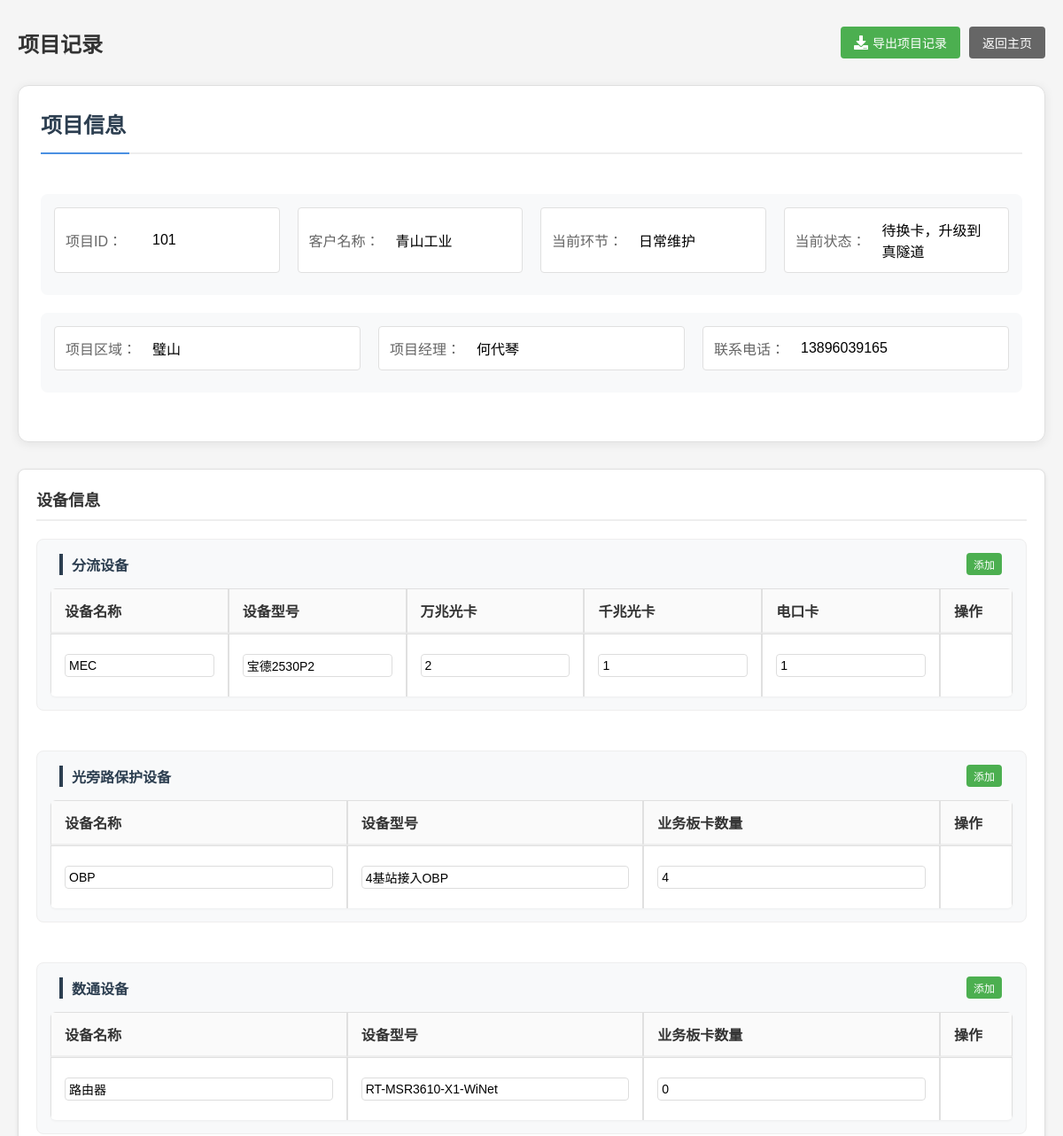
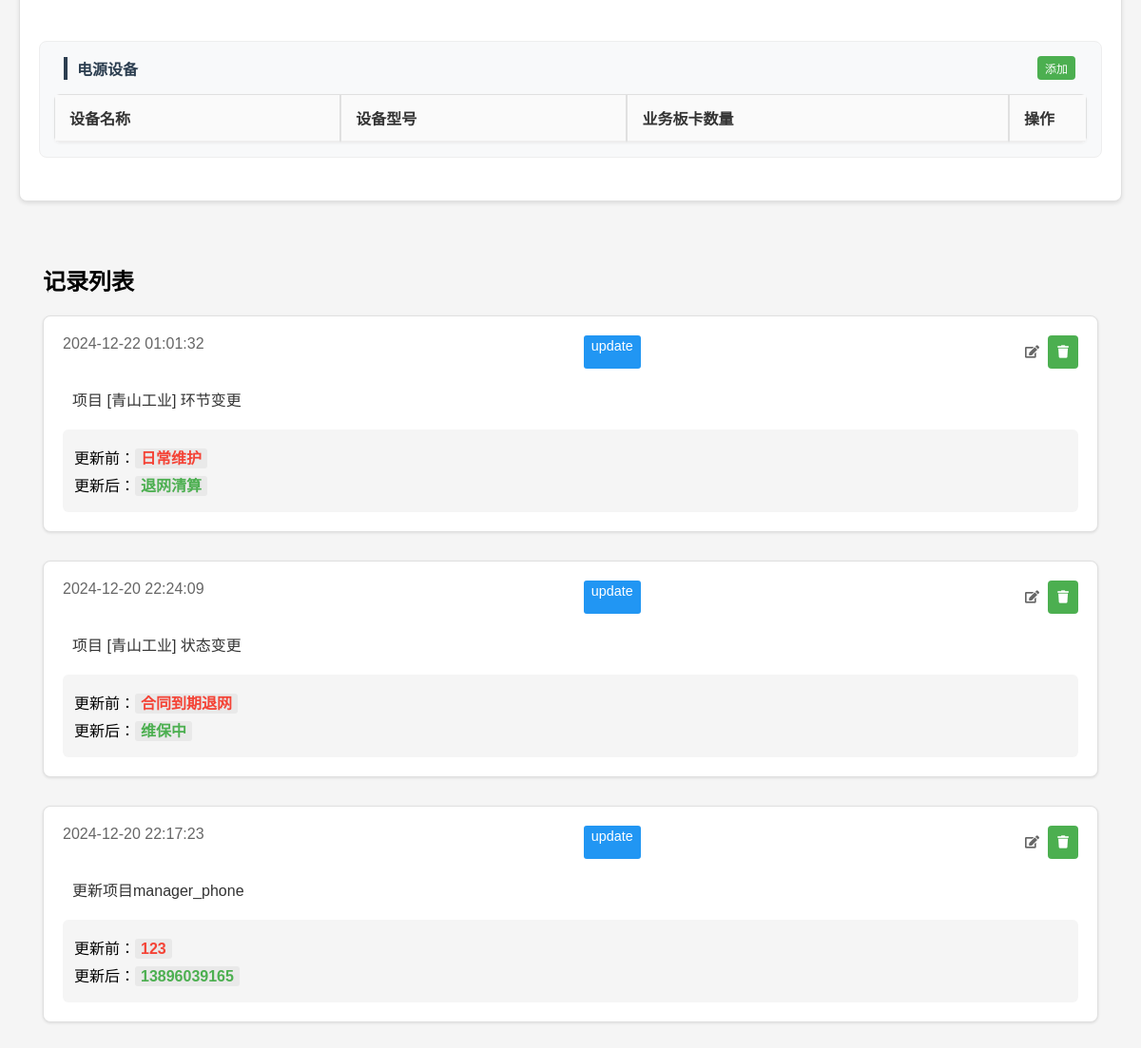
/project_history?project_id=101, run on the app's committed database (2 pictures, top to bottom).
### tables this page shows
CREATE TABLE projects (
                id INTEGER PRIMARY KEY,
                client_name TEXT NOT NULL,
                stage TEXT,
                status TEXT,
                created_at TIMESTAMP,
                last_updated TIMESTAMP,
                notes TEXT,
                state TEXT,
                is_active INTEGER
            , area TEXT, manager TEXT, manager_phone TEXT);

CREATE TABLE devices (
                id INTEGER PRIMARY KEY AUTOINCREMENT,
                project_id INTEGER NOT NULL,
                device_type TEXT NOT NULL,  -- 设备类型：分流设备/光旁路保护设备/数通设备/电源设备
                device_name TEXT NOT NULL,  -- 设备名称
                model TEXT NOT NULL,        -- 设备型号
                mec_10g INTEGER,           -- 万兆光卡数量（仅分流设备）
                ge_optical INTEGER,        -- 千兆光卡数量（仅分流设备）
                electrical INTEGER,        -- 电口卡数量（仅分流设备）
                card_quantity INTEGER,     -- 业务板卡数量（非分流设备）
                created_at TIMESTAMP DEFAULT CURRENT_TIMESTAMP,
                FOREIGN KEY (project_id) REFERENCES projects(id) ON DELETE CASCADE
            );

CREATE TABLE project_history (
                id INTEGER PRIMARY KEY AUTOINCREMENT,
                project_id INTEGER,
                change_type TEXT,
                change_time TIMESTAMP,
                old_value TEXT,
                new_value TEXT,
                description TEXT,
                FOREIGN KEY (project_id) REFERENCES projects (id)
            );

### app.py (the view)
@app.route('/project_history')
def project_history():
    project_id = request.args.get('project_id')
    if not project_id:
        flash('请提供项目ID')
        return redirect(url_for('index'))
    history = manager.get_project_history(project_id=project_id)
    if not history:
        history = []
    project = manager.get_project(project_id)
    if not project:
        flash('项目不存在')
        return redirect(url_for('index'))
    devices = manager.get_project_devices(project_id)
    return render_template('history.html',
                         history=history,
                         project=project,
                         devices=devices)

### app.py (called while the page is built)
@app.template_filter('datetime')
def format_datetime(value):
    if isinstance(value, str):
        value = datetime.fromisoformat(value)
    return value.strftime('%Y-%m-%d %H:%M:%S')

### models.py (called while the page is built)
    def get_cursor(self):
        if not hasattr(self.local, 'cursor'):
            self.local.conn = sqlite3.connect('work_management.db', check_same_thread=False)
            self.local.cursor = self.local.conn.cursor()
        return self.local.cursor

    @property
    def cursor(self):
        return self.get_cursor()

### work_manager.py (called while the page is built, shortened)
    def get_project(self, project_id):
        project = self.db.cursor.execute('''
            SELECT id, client_name, stage, status, created_at, last_updated,
                   notes, state, is_active, area, manager, manager_phone
            FROM projects
            WHERE id = ?
        ''', (project_id,)).fetchone()
        if project:
            return {
                'id': project[0],
                'client_name': project[1],
                'stage': project[2],
                'status': project[3],
                'created_at': project[4],
                'last_updated': project[5],
                'notes': project[6],
                'state': project[7],
                'is_active': project[8],
                'area': project[9],
                'manager': project[10],
                'manager_phone': project[11]
            }
        return None

    def get_project_history(self, project_id=None, client_name=None):
        if project_id:
            return self.db.cursor.execute('''
                SELECT
                    h.id,
                    h.project_id,
                    h.change_type,
                    h.change_time,
                    h.old_value,
                    h.new_value,
                    h.description,
                    p.client_name
                FROM project_history h
                JOIN projects p ON h.project_id = p.id
                WHERE h.project_id = ?
                ORDER BY h.change_time DESC
            ''', (project_id,)).fetchall()

### templates/history.html (shortened to what this page needs)
<!DOCTYPE html>
<html>
<head>
    <link rel="stylesheet" href="{{ url_for('static', filename='style.css') }}">
    <link rel="stylesheet" href="https://cdnjs.cloudflare.com/ajax/libs/font-awesome/5.15.4/css/all.min.css">
</head>
<body>
    <div class="container">
        <div class="header-section">
            <h1>项目记录</h1>
            <div class="header-actions">
                <button onclick="exportProjectRecord()" class="export-btn">
                    <i class="fas fa-download"></i> 导出项目记录
                </button>
                <a href="{{ url_for('index') }}" class="back-btn">返回主页</a>
            </div>
        </div>
        {% if project %}
        <div class="project-info">
            <h2>项目信息</h2>
            <div class="project-details">
                <div class="info-group">
                    <div class="info-row">
                        <div class="info-item">
                            <label>项目ID：</label>
                            <span class="info-text" onclick="makeEditable(this, 'id', 'number')">{{ project.id }}</span>
                        </div>
                        <div class="info-item">
                            <label>客户名称：</label>
                            <span class="info-text" onclick="makeEditable(this, 'client_name', 'text')">{{ project.client_name }}</span>
                        </div>
                        <div class="info-item">
                            <label>当前环节：</label>
                            <span class="info-text" onclick="makeEditable(this, 'stage', 'select')">{{ project.stage }}</span>
                        </div>
                        <div class="info-item">
                            <label>当前状态：</label>
                            <span class="info-text" onclick="makeEditable(this, 'status', 'text')">{{ project.status }}</span>
                        </div>
                    </div>
                    <div class="info-row">
                        <div class="info-item">
                            <label>项目区域：</label>
                            <span class="info-text" onclick="makeEditable(this, 'area', 'text')">{{ project.area }}</span>
                        </div>
                        <div class="info-item">
                            <label>项目经理：</label>
                            <span class="info-text" onclick="makeEditable(this, 'manager', 'text')">{{ project.manager }}</span>
                        </div>
                        <div class="info-item">
                            <label>联系电话：</label>
                            <span class="info-text" onclick="makeEditable(this, 'manager_phone', 'text')">{{ project.manager_phone }}</span>
                        </div>
                    </div>
                </div>
            </div>
        </div>
        {% endif %}
        <div class="device-config-section">
            <h4 class="device-config-title">设备信息</h4>
            <div class="device-tables">
                <div class="device-table">
                    <div class="device-header">
                        <h5>分流设备</h5>
                        <button onclick="addDevice('分流设备')" class="add-btn">添加</button>
                    </div>
                    <table>
                        <thead>
                            <tr>
                                <th>设备名称</th>
                                <th>设备型号</th>
                                <th>万兆光卡</th>
                                <th>千兆光卡</th>
                                <th>电口卡</th>
                                <th>操作</th>
                            </tr>
                        </thead>
                        <tbody>
                            {% for device in devices %}
                            {% if device.type == '分流设备' %}
                            <tr data-id="{{ device.id }}">
                                <td><input type="text" class="device-input" value="{{ device.name }}" data-field="name"></td>
                                <td><input type="text" class="device-input" value="{{ device.model }}" data-field="model"></td>
                                <td><input type="number" class="device-input" value="{{ device.cards.mec_10g }}" data-field="mec_10g"></td>
                                <td><input type="number" class="device-input" value="{{ device.cards.ge_optical }}" data-field="ge_optical"></td>
                                <td><input type="number" class="device-input" value="{{ device.cards.electrical }}" data-field="electrical"></td>
                                <td>
                                </td>
                            </tr>
                            {% endif %}
                            {% endfor %}
                        </tbody>
                    </table>
                </div>
                {% for device_type in ['光旁路保护设备', '数通设备', '电源设备'] %}
                <div class="device-table">
                    <div class="device-header">
                        <h5>{{ device_type }}</h5>
                        <button onclick="addDevice('{{ device_type }}')" class="add-btn">添加</button>
                    </div>
                    <table>
                        <thead>
                            <tr>
                                <th>设备名称</th>
                                <th>设备型号</th>
                                <th>业务板卡数量</th>
                                <th>操作</th>
                            </tr>
                        </thead>
                        <tbody>
                            {% for device in devices %}
                            {% if device.type == device_type %}
                            <tr data-id="{{ device.id }}">
                                <td><input type="text" class="device-input" value="{{ device.name }}" data-field="name"></td>
                                <td><input type="text" class="device-input" value="{{ device.model }}" data-field="model"></td>
                                <td><input type="number" class="device-input" value="{{ device.card_quantity }}" data-field="card_quantity"></td>
                                <td>
                                </td>
                            </tr>
                            {% endif %}
                            {% endfor %}
                        </tbody>
                    </table>
                </div>
                {% endfor %}
            </div>
        </div>
        <div class="section">
            <h2>记录列表</h2>
            <div class="history-list">
                {% if history %}
                    {% for record in history %}
                    <div class="history-item" data-record-id="{{ record[0] }}">
                        <div class="history-header">
                            <span class="time">{{ record[3]|datetime }}</span>
                            <span class="type type-{{ record[2] }}">{{ record[2] }}</span>
                            <div class="record-actions">
                                <button class="edit-record-btn" onclick="editRecord('{{ record[0] }}')">
                                    <i class="fas fa-edit"></i>
                                </button>
                                <button class="delete-record-btn" onclick="deleteRecord('{{ record[0] }}')">
                                    <i class="fas fa-trash"></i>
                                </button>
                            </div>
                        </div>
                        <div class="history-content">
                            <p class="history-description" contenteditable="false">{{ record[6] }}</p>
                            {% if record[4] or record[5] %}
                            <div class="value-change">
                                {% if record[4] %}
                                <p>更新前：<span class="old-value">{{ record[4] }}</span></p>
                                {% endif %}
                                {% if record[5] %}
                                <p>更新后：<span class="new-value">{{ record[5] }}</span></p>
                                {% endif %}
                            </div>
                            {% endif %}
                        </div>
                    </div>
                    {% endfor %}
                {% else %}
                    <div class="no-records">
                        <p>暂无记录</p>
                    </div>
                {% endif %}
            </div>
        </div>
    </div>
</body>
</html>

### templates/history.html (style rules this page uses)
.device-input { width: 100%; padding: 4px; border: 1px solid #ddd; }
.device-table button { padding: 4px 8px; cursor: pointer; }
.header-section { display: flex; justify-content: space-between; align-items: center; margin-bottom: 20px; padding: 10px 0; }
.header-section h1 { margin: 0; font-size: 24px; color: #333; }
.header-actions { display: flex; gap: 10px; justify-content: flex-end; }
.export-btn, .back-btn { padding: 8px 15px; border: none; border-radius: 4px; cursor: pointer; font-size: 14px; display: flex; align-items: center; gap: 5px; text-decoration: none; transition: background-color 0.3s ease; }
.export-btn { background-color: #4CAF50; color: white; }
.back-btn { background-color: #666; color: white; }
.export-btn i { font-size: 16px; }

### data on the page
projects: id "101", client_name "青山工业", stage "日常维护", status "待换卡，升级到真隧道", area "璧山", manager "何代琴", manager_phone "13896039165"
devices: name "MEC", model "宝德2530P2", cards.mec_10g "2", cards.ge_optical "1", cards.electrical "1"
devices: name "OBP", model "4基站接入OBP", card_quantity "4"
devices: name "路由器", model "RT-MSR3610-X1-WiNet", card_quantity "0"
project_history: change_time "2024-12-22 01:01:32", change_type "update", description "项目 [青山工业] 环节变更", old_value "日常维护", new_value "退网清算"
project_history: change_time "2024-12-20 22:24:09", change_type "update", description "项目 [青山工业] 状态变更", old_value "合同到期退网", new_value "维保中"
project_history: change_time "2024-12-20 22:17:23", change_type "update", description "更新项目manager_phone", old_value "123", new_value "13896039165"

### other printed values
{{ device_type }} "光旁路保护设备" "数通设备" "电源设备"
